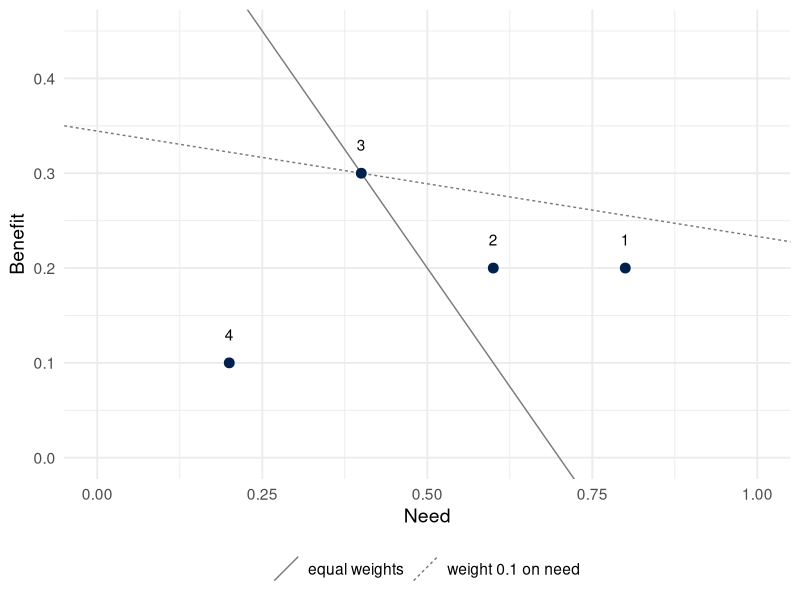

Write the R code that produced this figure.
## ---- chunk 1
library(ggplot2)
theme_set(theme_minimal(base_size = 14))
set.seed(313)
# cividis: viridisLite::cividis(9)[c(1, 3, 5, 6, 7, 9)]
navy <- "#00204D"; slate <- "#414D6B"; cgray <- "#7C7B78"; khaki <- "#9B9477"; gold <- "#BCAF6F"; yellow <- "#FFEA46"

# The numbers in the text, checked: the render stops if one does not follow.
pts <- data.frame(patient = c("1", "2", "3", "4"), need = c(0.8, 0.6, 0.4, 0.2), benefit = c(0.2, 0.2, 0.3, 0.1))
score <- function(w) w * pts$need + (1 - w) * pts$benefit
stopifnot(identical(order(-score(0.5)), c(1L, 2L, 3L, 4L)), identical(order(-score(0.1)), c(3L, 1L, 2L, 4L)),
          identical(order(-score(0.25)), c(1L, 3L, 2L, 4L)))
pol <- list(P = c(4, 4, 4), M = c(9, 9, 1), T = c(25, 0, 0))
stopifnot(sapply(pol, sum) == c(12, 19, 25), sapply(pol, \(v) sum(sqrt(v))) == c(6, 7, 5),
          sapply(pol, min) == c(4, 1, 0), sapply(pol, \(v) v[1] + v[2] + 10 * v[3]) == c(48, 28, 25))
p0 <- 0.4; p1 <- 0.6
stopifnot(all.equal(c(max(0, p1 - p0), min(p1, 1 - p0), max(0, p0 - p1), min(p0, 1 - p1)), c(0.2, 0.6, 0, 0.4)),
          all.equal(0.5 * 0.1 + 0.5 * 0.2, 0.15),
          all.equal(0.5 * max(0, 0.7 - 0.3) + 0.5 * max(0, 0.1 - 0.9), 0.2),
          all.equal(0.5 * min(0.1, 1 - 0.9) + 0.5 * min(0.7, 1 - 0.3), 0.4),
          all.equal(0.5 * 0.9 + 0.5 * 0.7, 0.8))
## ---- chunk 2
lines <- data.frame(w = c(0.5, 0.1), label = c("equal weights", "weight 0.1 on need"))
lines$s3 <- lines$w * 0.4 + (1 - lines$w) * 0.3
lines$intercept <- lines$s3 / (1 - lines$w); lines$slope <- -lines$w / (1 - lines$w)
ggplot(pts, aes(need, benefit)) +
  geom_abline(data = lines, aes(intercept = intercept, slope = slope, linetype = label), color = cgray) +
  geom_point(size = 3, color = navy) +
  geom_text(aes(label = patient), nudge_y = 0.03) +
  coord_cartesian(xlim = c(0, 1), ylim = c(0, 0.45)) +
  labs(x = "Need", y = "Benefit", linetype = NULL) +
  theme(legend.position = "bottom")
